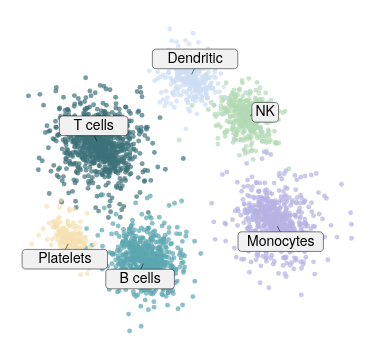

Vega-Lite specification for this chart:
### Vega-Lite specification from a JSON file in a GitHub repository (floating-point values rounded to 4 significant figures; data arrays with more than 128 entries replaced by an {"elided": "..."} marker saying what was removed)
{"background": null, "config": {"arc": {"fill": "#DBDBDB", "fillOpacity": 1.0, "innerRadius": 42.5, "padAngle": 0.03, "stroke": "black", "strokeOpacity": 1, "strokeWidth": 0.25}, "area": {"fill": "#DBDBDB", "fillOpacity": 1.0, "stroke": "black", "strokeOpacity": 1, "strokeWidth": 0.25}, "axis": {"domain": true, "domainCap": "round", "domainColor": "black", "domainWidth": 0.25, "grid": false, "gridCap": "round", "gridColor": "#F1F1F1", "gridDash": [0, 0], "gridOpacity": 1.0, "gridWidth": 0.25, "labelColor": "black", "labelFont": "Helvetica Neue, HelveticaNeue, Helvetica, Arial, sans-serif", "labelFontSize": 7, "labelFontStyle": "normal", "labelFontWeight": 400, "offset": 4.5, "ticks": true, "tickCap": "round", "tickColor": "black", "tickRound": false, "tickSize": 3, "tickWidth": 0.25, "titleColor": "black", "titleFont": "Helvetica Neue, HelveticaNeue, Helvetica, Arial, sans-serif", "titleFontSize": 7, "titleFontStyle": "normal", "titleFontWeight": 400}, "axisX": {"domain": true, "labelAlign": "center", "labelAngle": 0, "labels": true, "ticks": true, "translate": 0}, "axisY": {"domain": true, "labelAlign": "right", "labelAngle": 0, "labels": true, "ticks": true, "translate": 0}, "axisRight": {"domain": true, "labelAlign": "left", "labelAngle": 0, "labels": true, "ticks": true, "translate": 0}, "axisTop": {"domain": true, "labelAlign": "center", "labelAngle": 0, "labels": true, "ticks": true, "translate": 0}, "axisBand": {"tickOffset": 0}, "bar": {"fill": "#DBDBDB", "fillOpacity": 1.0, "stroke": "black", "strokeOpacity": 1, "strokeWidth": 0.25}, "boxplot": {"size": 15.3, "ticks": {"cornerRadius": 0.25, "fill": "black", "opacity": 1, "size": 7.65, "thickness": 0.25}, "box": {"fillOpacity": 1.0, "stroke": "black", "strokeOpacity": 1, "strokeWidth": 0.25}, "median": {"cornerRadius": 0, "fill": "black", "fillOpacity": 1.0, "opacity": 1, "size": 15.3, "thickness": 0.25}, "rule": {"fill": "black", "fillOpacity": 1.0, "size": 17.0, "stroke": "black", "strokeDash": [0, 0], "strokeOpacity": 1, "strokeWidth": 0.25}, "outliers": {"color": "black", "fill": "black", "fillOpacity": 1.0, "size": 0, "stroke": "black", "strokeOpacity": 1, "strokeWidth": 0.25}}, "circle": {"fill": "black", "fillOpacity": 1.0, "size": 2.125, "stroke": null, "strokeOpacity": 1, "strokeWidth": 0.25}, "errorband": {"band": {"fillOpacity": 0.6, "stroke": null, "strokeWidth": 0.25, "strokeOpacity": 1}, "borders": {"opacity": 0, "strokeOpacity": 0.25, "strokeWidth": 1}}, "errorbar": {"opacity": 1, "rule": {"strokeDash": [0, 0], "strokeWidth": 0.25}, "ticks": {"color": "black", "cornerRadius": 0.125, "opacity": 1, "size": 10.2, "thickness": 0.25}, "thickness": 0.25}, "font": "Helvetica Neue, HelveticaNeue, Helvetica, Arial, sans-serif", "geoshape": {"fill": "#DBDBDB", "fillOpacity": 1.0, "stroke": "black", "strokeOpacity": 1, "strokeWidth": 0.25}, "header": {"labelColor": "black", "labelFont": "Helvetica Neue, HelveticaNeue, Helvetica, Arial, sans-serif", "labelFontSize": 7, "labelFontStyle": "normal", "labelFontWeight": 400, "titleColor": "black", "titleFont": "Helvetica Neue, HelveticaNeue, Helvetica, Arial, sans-serif", "titleFontSize": 7, "titleFontStyle": "normal", "titleFontWeight": 400, "titlePadding": 0}, "legend": {"disable": false, "offset": 4.5, "titlePadding": 4, "labelOffset": 2, "gradientLabelOffset": 2, "gradientLength": 85.0, "gradientThickness": 8.5, "gradientOpacity": 1.0, "gradientStrokeColor": "black", "gradientStrokeWidth": 0.25, "labelColor": "black", "labelFont": "Helvetica Neue, HelveticaNeue, Helvetica, Arial, sans-serif", "labelFontSize": 7, "labelFontStyle": "normal", "labelFontWeight": 400, "strokeColor": "black", "strokeWidth": 0, "symbolSize": 42, "symbolStrokeColor": "black", "symbolStrokeWidth": 0.25, "titleColor": "black", "titleFont": "Helvetica Neue, HelveticaNeue, Helvetica, Arial, sans-serif", "titleFontSize": 7, "titleFontStyle": "normal", "titleFontWeight": 400}, "line": {"color": "black", "stroke": "black", "strokeCap": "round", "strokeDash": [0, 0], "strokeOpacity": 1, "strokeWidth": 0.375}, "point": {"filled": true, "fill": "#DBDBDB", "fillOpacity": 1.0, "size": 8.5, "stroke": "black", "strokeOpacity": 1, "strokeWidth": 0.25}, "range": {"category": ["#5CA7B1", "#CDDEF3", "#B7B3E4", "#B3DAB5", "#F5E1B3", "#3D727B", "#8AA8D2", "#867DAC", "#80A988", "#CBB17A", "#204148", "#59719A", "#584C77", "#507B5F", "#9D824D"], "diverging": {"scheme": ["#C35082", "#CE6D94", "#D989A7", "#E2A4BA", "#EABFCE", "#F1DBE2", "#F6F6F6", "#D7E0EB", "#B9CBE0", "#9BB6D5", "#7DA1C9", "#5F8CBD", "#4177B1"]}, "heatmap": {"scheme": ["#32022B", "#43044D", "#4C196E", "#4D338C", "#484DA6", "#3A68BB", "#1D83CA", "#1D9CCB", "#23B5C9", "#28CDC5", "#4DE0B4", "#91EE9F"]}, "ordinal": {"scheme": ["#F1F1F1", "#DBDBDB", "#C6C6C6", "#B2B2B2", "#9D9D9D", "#898989", "#767676", "#636363", "#515151", "#404040", "#2F2F2F", "#1F1F1F"]}, "ramp": {"scheme": ["#32022B", "#43044D", "#4C196E", "#4D338C", "#484DA6", "#3A68BB", "#1D83CA", "#1D9CCB", "#23B5C9", "#28CDC5", "#4DE0B4", "#91EE9F"]}}, "rule": {"color": "black", "stroke": "black", "strokeCap": "round", "strokeDash": [2, 2], "strokeOpacity": 1, "strokeWidth": 0.25}, "scale": {"bandPaddingInner": 0.1, "bandPaddingOuter": 0.1, "round": false}, "rect": {"fill": "#DBDBDB", "fillOpacity": 1.0, "stroke": "black", "strokeOpacity": 1, "strokeWidth": 0.25}, "square": {"fill": "#DBDBDB", "fillOpacity": 1.0, "size": 17.0, "stroke": "black", "strokeOpacity": 1, "strokeWidth": 0.25}, "text": {"color": "black", "font": "Helvetica Neue, HelveticaNeue, Helvetica, Arial, sans-serif", "fontSize": 7, "fontStyle": "normal", "fontWeight": 400}, "tick": {"color": "black", "cornerRadius": 0.125, "opacity": 1.0, "size": 15.3, "thickness": 0.25}, "title": {"anchor": "middle", "frame": "group", "color": "black", "font": "Helvetica Neue, HelveticaNeue, Helvetica, Arial, sans-serif", "fontSize": 7, "fontStyle": "normal", "fontWeight": 400, "subtitleColor": "black", "subtitleFont": "Helvetica Neue, HelveticaNeue, Helvetica, Arial, sans-serif", "subtitleFontSize": "Helvetica Neue, HelveticaNeue, Helvetica, Arial, sans-serif", "subtitleFontStyle": "normal", "subtitleFontWeight": 400}, "trail": {"color": "black", "opacity": 1, "size": 0.375}, "view": {"continuousWidth": 180, "continuousHeight": 170, "discreteWidth": 180, "discreteHeight": 170, "fill": null, "stroke": null, "strokeWidth": 0.25}}, "layer": [{"data": {"name": "data-1d82db738f5081c0524a5ad5909a210b"}, "mark": {"type": "circle", "opacity": 0.7, "size": 6}, "encoding": {"color": {"field": "cell type", "legend": null, "type": "nominal"}, "x": {"axis": null, "field": "UMAP1", "type": "quantitative"}, "y": {"axis": null, "field": "UMAP2", "type": "quantitative"}}}, {"layer": [{"data": {"values": [{"__dysonsphere__": 1}]}, "mark": {"type": "rule", "strokeDash": [0, 0]}, "encoding": {"x": {"datum": 3.712, "scale": {"domain": [-9.301, 10.2], "nice": false, "padding": 0, "zero": false}}, "x2": {"datum": 4.02}, "y": {"datum": 3.593, "scale": {"domain": [-8.757, 9.143], "nice": false, "padding": 0, "zero": false}}, "y2": {"datum": 3.735}}}, {"data": {"values": [{"__dysonsphere__": 1}]}, "mark": {"type": "rect", "cornerRadius": 1.75, "fill": "#F1F1F1", "fillOpacity": 1.0, "height": 9.8, "stroke": "black", "strokeWidth": 0.25, "width": 13.3}, "encoding": {"x": {"datum": 4.524}, "xOffset": {"value": 0.0}, "y": {"datum": 3.758}, "yOffset": {"value": 0.0}}}, {"data": {"values": [{"__dysonsphere__": 1}]}, "mark": {"type": "text", "align": "center", "baseline": "middle", "fontSize": 7}, "encoding": {"text": {"value": "NK"}, "x": {"datum": 4.524}, "y": {"datum": 3.758}}}, {"data": {"values": [{"__dysonsphere__": 1}]}, "mark": {"type": "rule", "strokeDash": [0, 0]}, "encoding": {"x": {"datum": -6.163}, "x2": {"datum": -6.309}, "y": {"datum": -3.187}, "y2": {"datum": -3.486}}}, {"data": {"values": [{"__dysonsphere__": 1}]}, "mark": {"type": "rect", "cornerRadius": 1.75, "fill": "#F1F1F1", "fillOpacity": 1.0, "height": 9.8, "stroke": "black", "strokeWidth": 0.25, "width": 42.7}, "encoding": {"x": {"datum": -6.332}, "xOffset": {"value": 0.0}, "y": {"datum": -3.976}, "yOffset": {"value": 0.0}}}, {"data": {"values": [{"__dysonsphere__": 1}]}, "mark": {"type": "text", "align": "center", "baseline": "middle", "fontSize": 7}, "encoding": {"text": {"value": "Platelets"}, "x": {"datum": -6.332}, "y": {"datum": -3.976}}}, {"data": {"values": [{"__dysonsphere__": 1}]}, "mark": {"type": "rule", "strokeDash": [0, 0]}, "encoding": {"x": {"datum": 0.5542}, "x2": {"datum": 0.7002}, "y": {"datum": 5.779}, "y2": {"datum": 6.079}}}, {"data": {"values": [{"__dysonsphere__": 1}]}, "mark": {"type": "rect", "cornerRadius": 1.75, "fill": "#F1F1F1", "fillOpacity": 1.0, "height": 9.8, "stroke": "black", "strokeWidth": 0.25, "width": 42.7}, "encoding": {"x": {"datum": 0.7234}, "xOffset": {"value": 0.0}, "y": {"datum": 6.568}, "yOffset": {"value": 0.0}}}, {"data": {"values": [{"__dysonsphere__": 1}]}, "mark": {"type": "text", "align": "center", "baseline": "middle", "fontSize": 7}, "encoding": {"text": {"value": "Dendritic"}, "x": {"datum": 0.7234}, "y": {"datum": 6.568}}}, {"data": {"values": [{"__dysonsphere__": 1}]}, "mark": {"type": "rule", "strokeDash": [0, 0]}, "encoding": {"x": {"datum": -4.602}, "x2": {"datum": -4.748}, "y": {"datum": 2.257}, "y2": {"datum": 2.556}}}, {"data": {"values": [{"__dysonsphere__": 1}]}, "mark": {"type": "rect", "cornerRadius": 1.75, "fill": "#F1F1F1", "fillOpacity": 1.0, "height": 9.8, "stroke": "black", "strokeWidth": 0.25, "width": 34.3}, "encoding": {"x": {"datum": -4.771}, "xOffset": {"value": 0.0}, "y": {"datum": 3.046}, "yOffset": {"value": 0.0}}}, {"data": {"values": [{"__dysonsphere__": 1}]}, "mark": {"type": "text", "align": "center", "baseline": "middle", "fontSize": 7}, "encoding": {"text": {"value": "T cells"}, "x": {"datum": -4.771}, "y": {"datum": 3.046}}}, {"data": {"values": [{"__dysonsphere__": 1}]}, "mark": {"type": "rule", "strokeDash": [0, 0]}, "encoding": {"x": {"datum": -2.085}, "x2": {"datum": -2.231}, "y": {"datum": -4.231}, "y2": {"datum": -4.53}}}, {"data": {"values": [{"__dysonsphere__": 1}]}, "mark": {"type": "rect", "cornerRadius": 1.75, "fill": "#F1F1F1", "fillOpacity": 1.0, "height": 9.8, "stroke": "black", "strokeWidth": 0.25, "width": 34.3}, "encoding": {"x": {"datum": -2.254}, "xOffset": {"value": 0.0}, "y": {"datum": -5.02}, "yOffset": {"value": 0.0}}}, {"data": {"values": [{"__dysonsphere__": 1}]}, "mark": {"type": "text", "align": "center", "baseline": "middle", "fontSize": 7}, "encoding": {"text": {"value": "B cells"}, "x": {"datum": -2.254}, "y": {"datum": -5.02}}}, {"data": {"values": [{"__dysonsphere__": 1}]}, "mark": {"type": "rule", "strokeDash": [0, 0]}, "encoding": {"x": {"datum": 5.195}, "x2": {"datum": 5.341}, "y": {"datum": -2.262}, "y2": {"datum": -2.562}}}, {"data": {"values": [{"__dysonsphere__": 1}]}, "mark": {"type": "rect", "cornerRadius": 1.75, "fill": "#F1F1F1", "fillOpacity": 1.0, "height": 9.8, "stroke": "black", "strokeWidth": 0.25, "width": 42.7}, "encoding": {"x": {"datum": 5.364}, "xOffset": {"value": 0.0}, "y": {"datum": -3.052}, "yOffset": {"value": 0.0}}}, {"data": {"values": [{"__dysonsphere__": 1}]}, "mark": {"type": "text", "align": "center", "baseline": "middle", "fontSize": 7}, "encoding": {"text": {"value": "Monocytes"}, "x": {"datum": 5.364}, "y": {"datum": -3.052}}}]}], "view": {"stroke": null}, "$schema": "https://vega.github.io/schema/vega-lite/v6.4.1.json", "datasets": {"data-1d82db738f5081c0524a5ad5909a210b": {"elided": "3150 records"}}}
